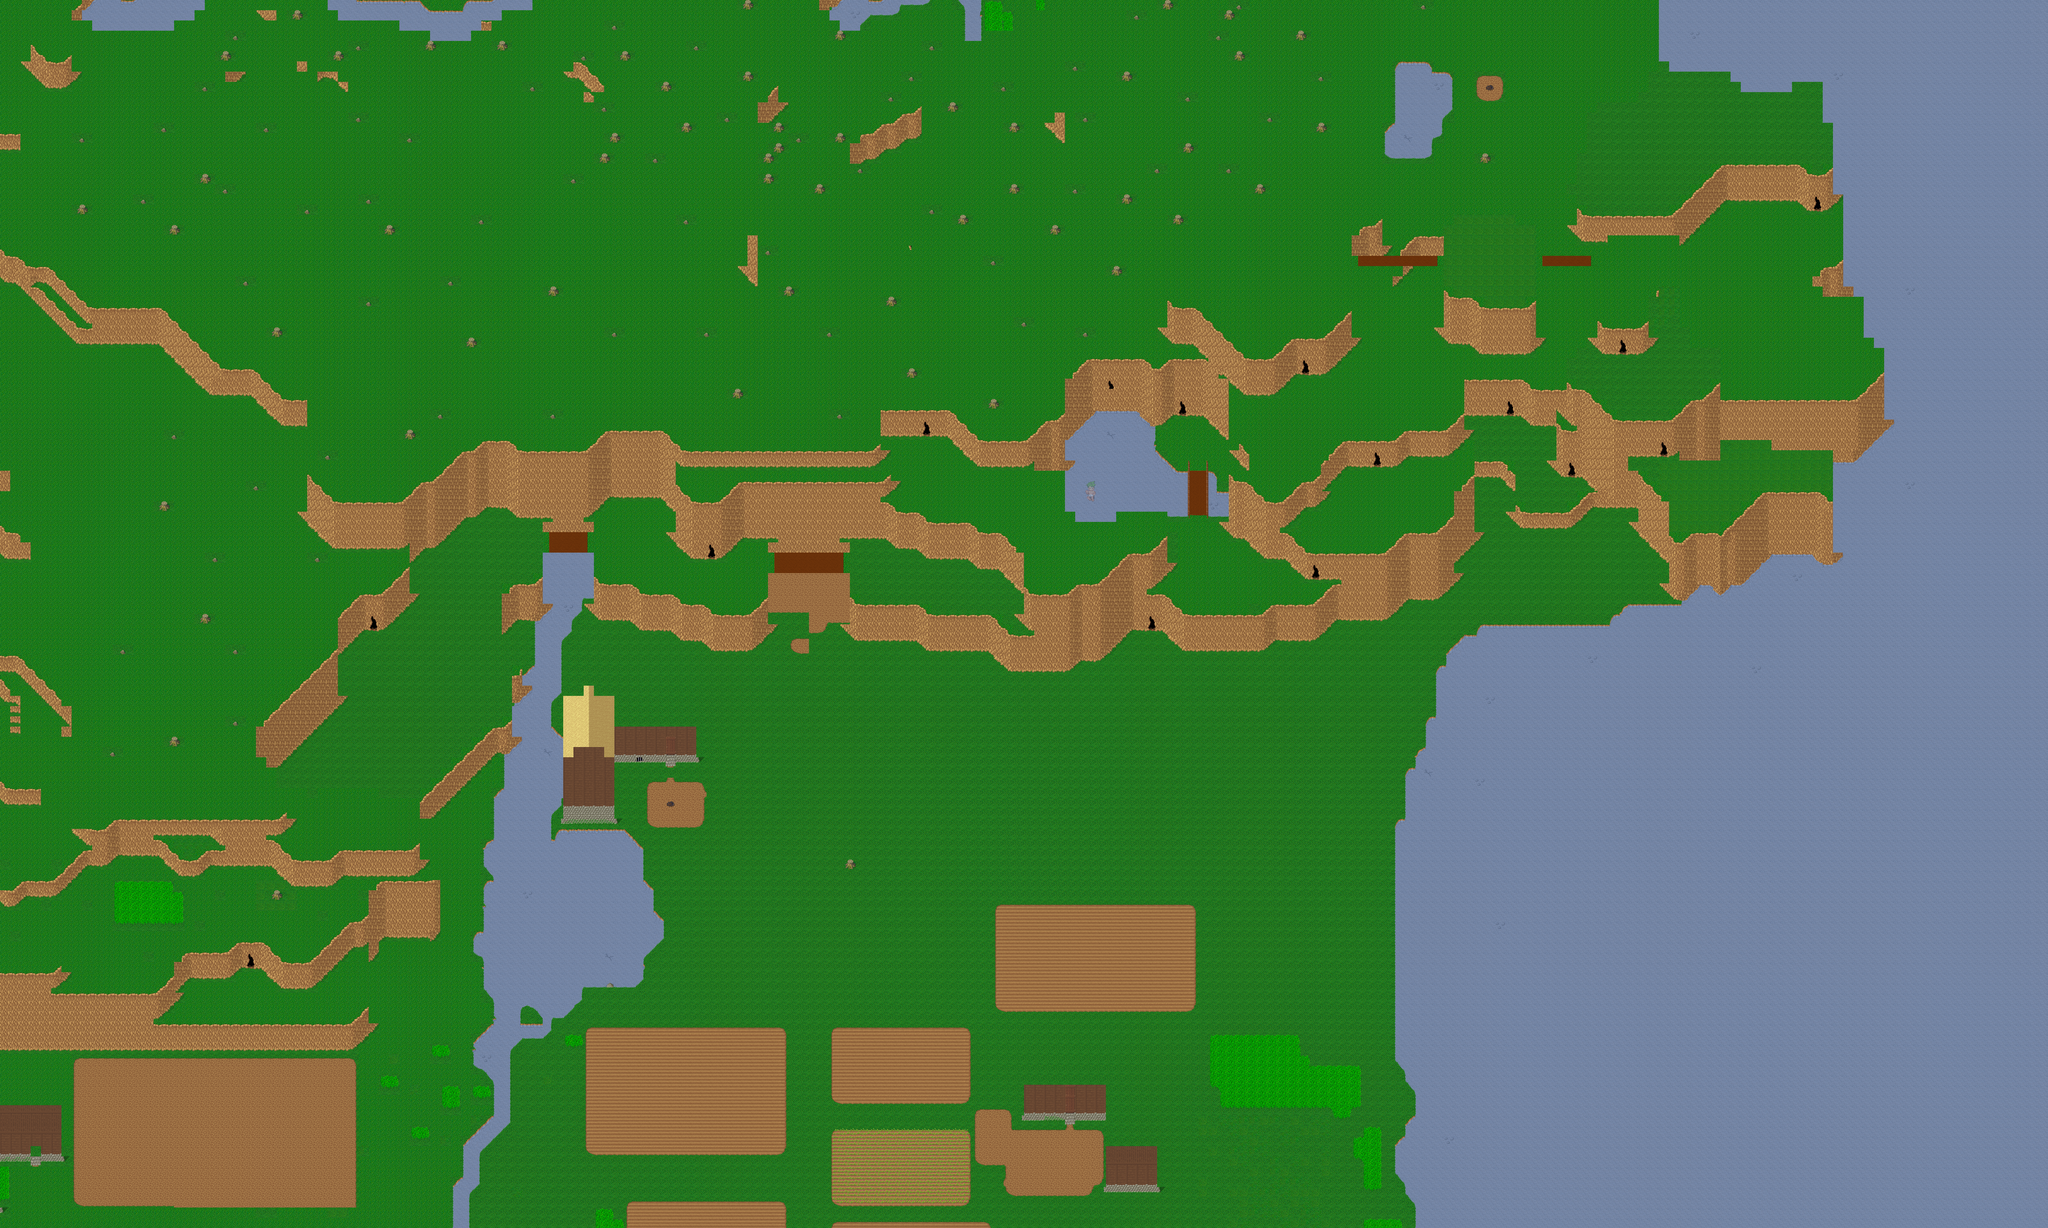

Rendered tile map (Tiled .tmx) drawn with the repository's tilesets; below, a short description and the map source with its tile grids summarised:
An orthogonal 200x120 tile map with 32x32 px tiles, 1 tile layer (Ground), 4 hidden layers not drawn, 8 tilesets and 41 objects (25x spawn, 15x warp, PARTICLE_EFFECT).

<map version="1.0" orientation="orthogonal" width="200" height="120" tilewidth="32" tileheight="32">
 <properties>
  <property name="minimap" value="graphics/minimaps/018-1.png" />
  <property name="music" value="The Mana World - The Forest.ogg" />
  <property name="name" value="Woodland mining camp" />
  <property name="overlay0image" value="graphics/images/ambient/clouds.png" />
  <property name="overlay0parallax" value="1.0" />
  <property name="overlay0scrollX" value="0.2" />
  <property name="overlay0scrollY" value="0.1" />
 </properties>
 <tileset firstgid="1" name="Woodland" tilewidth="32" tileheight="32">
  <image source="../graphics/tiles/Woodland_ground.png" width="512" height="512" />
 </tileset>
 <tileset firstgid="257" name="Woodland x2" tilewidth="32" tileheight="64">
  <image source="../graphics/tiles/Woodland_x2.png" width="512" height="128" />
 </tileset>
 <tileset firstgid="289" name="Woodland x3" tilewidth="32" tileheight="96">
  <image source="../graphics/tiles/Woodland_x3.png" width="512" height="192" />
 </tileset>
 <tileset firstgid="321" name="Woodland Village" tilewidth="32" tileheight="32">
  <image source="../graphics/tiles/Woodland_village.png" width="512" height="512" />
 </tileset>
 <tileset firstgid="577" name="Woodland Village x2" tilewidth="32" tileheight="64">
  <image source="../graphics/tiles/Woodland_village_x2.png" width="512" height="64" />
 </tileset>
 <tileset firstgid="593" name="Woodland Indoor" tilewidth="32" tileheight="32">
  <image source="../graphics/tiles/woodland_indoor.png" width="512" height="512" />
 </tileset>
 <tileset firstgid="849" name="Woodland Indoor x2" tilewidth="32" tileheight="64">
  <image source="../graphics/tiles/woodland_indoor_x2.png" width="512" height="64" />
 </tileset>
 <tileset firstgid="865" name="Collision" tilewidth="32" tileheight="32">
  <image source="../graphics/tiles/collision.png" width="64" height="32" />
 </tileset>
 <layer name="Ground" width="200" height="120">
  <data>[24000 cells, 24000 non-empty, 174 distinct tile ids]</data>
 </layer>
 <layer name="SubFringe" width="200" height="120" visible="0">
  <data>[24000 cells, 3 non-empty, 2 distinct tile ids]</data>
 </layer>
 <layer name="Fringe" width="200" height="120" visible="0">
  <data>[24000 cells, 3771 non-empty, 172 distinct tile ids]</data>
 </layer>
 <layer name="Over" width="200" height="120" visible="0">
  <data>[24000 cells, 744 non-empty, 82 distinct tile ids]</data>
 </layer>
 <layer name="Collision" width="200" height="120" visible="0">
  <data>[24000 cells, 19755 non-empty, 1 distinct tile ids]</data>
 </layer>
 <objectgroup name="Objects" width="0" height="0" visible="0">
  <object name="toMine" type="warp" x="2496" y="1888" width="64" height="32">
   <properties>
    <property name="dest_map" value="018-3" />
    <property name="dest_x" value="3200" />
    <property name="dest_y" value="4160" />
   </properties>
  </object>
  <object name="toCave" type="warp" x="3584" y="1952" width="32" height="32">
   <properties>
    <property name="dest_map" value="018-3" />
    <property name="dest_x" value="1408" />
    <property name="dest_y" value="1152" />
   </properties>
  </object>
  <object name="toCave" type="warp" x="3680" y="1280" width="32" height="32">
   <properties>
    <property name="dest_map" value="013-3" />
    <property name="dest_x" value="704" />
    <property name="dest_y" value="3648" />
   </properties>
  </object>
  <object name="toCave" type="warp" x="4096" y="1792" width="32" height="32">
   <properties>
    <property name="dest_map" value="018-3" />
    <property name="dest_x" value="1568" />
    <property name="dest_y" value="3104" />
   </properties>
  </object>
  <object name="toCave" type="warp" x="2880" y="1344" width="32" height="32">
   <properties>
    <property name="dest_map" value="018-3" />
    <property name="dest_x" value="3936" />
    <property name="dest_y" value="5248" />
   </properties>
  </object>
  <object name="toCave" type="warp" x="2208" y="1728" width="32" height="32">
   <properties>
    <property name="dest_map" value="018-3" />
    <property name="dest_x" value="2240" />
    <property name="dest_y" value="3296" />
   </properties>
  </object>
  <object name="toCave" type="warp" x="4064" y="1152" width="32" height="32">
   <properties>
    <property name="dest_map" value="013-3" />
    <property name="dest_x" value="4448" />
    <property name="dest_y" value="1408" />
   </properties>
  </object>
  <object name="toCave" type="warp" x="4288" y="1440" width="32" height="32">
   <properties>
    <property name="dest_map" value="013-3" />
    <property name="dest_x" value="1952" />
    <property name="dest_y" value="5696" />
   </properties>
  </object>
  <object name="toCave" type="warp" x="4704" y="1280" width="32" height="32">
   <properties>
    <property name="dest_map" value="013-3" />
    <property name="dest_x" value="2592" />
    <property name="dest_y" value="3264" />
   </properties>
  </object>
  <object name="toCave" type="warp" x="4896" y="1472" width="32" height="32">
   <properties>
    <property name="dest_map" value="018-3" />
    <property name="dest_x" value="4672" />
    <property name="dest_y" value="5120" />
   </properties>
  </object>
  <object name="toCave" type="warp" x="5056" y="1088" width="32" height="32">
   <properties>
    <property name="dest_map" value="018-3" />
    <property name="dest_x" value="2048" />
    <property name="dest_y" value="3232" />
   </properties>
  </object>
  <object name="toCave" type="warp" x="5184" y="1408" width="32" height="32">
   <properties>
    <property name="dest_map" value="018-3" />
    <property name="dest_x" value="928" />
    <property name="dest_y" value="5248" />
   </properties>
  </object>
  </objectgroup>
</map>
<!-- 29 of 41 objects omitted -->
